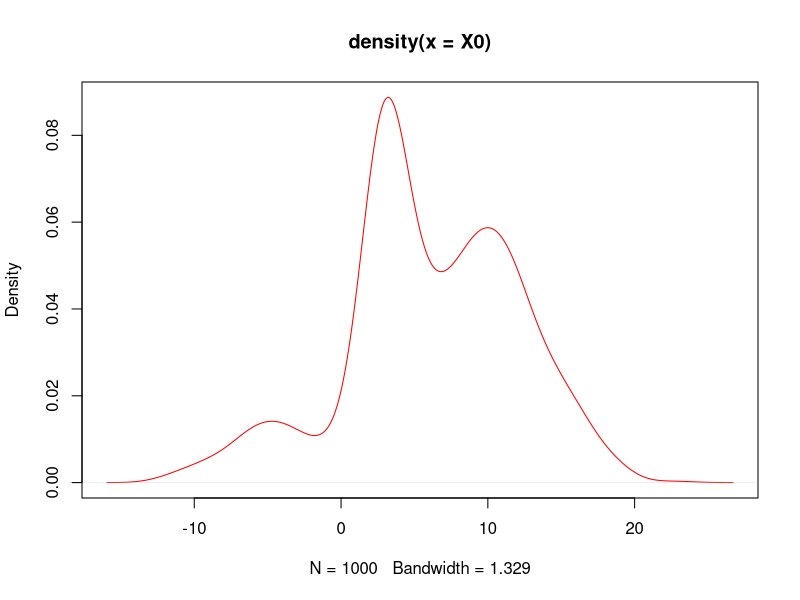

This figure's R source: (Note: this script raises an error after producing the figure.)
#####ch4 EM算法作业参考答案#####

###10-1###
#（1）有限正态混合总体估计参数#
#分析：theta=(p,mu,sigma^2)为待估参数，其中p=(p1,p2,p3)，mu=(mu1,mu2,mu3)
set.seed(101)
N<-1000
n1<-rbinom(1,size=N,prob=0.1)
n2<-rbinom(1,size=N,prob=0.3)
n3<-N-n1-n2
X1<-rnorm(n1,-5,3)
X2<-rnorm(n2,3,1)
X3<-rnorm(n3,10,4)
X0<-c(X1,X2,X3)
X0<-X0[sample(1:N)] #从X中抽取N的数字
plot(density(X0),col="red") #绘制混合正态分布的图像

EM<-function(X){
  #设定迭代的初始值
  p10<-0.1
  p20<-0.3
  p30<-0.6
  mu10<-5.2
  sigma10<-3.1
  mu20<-3.3
  sigma20<-1.2
  mu30<-9.3
  sigma30<-4.4
  para<-c(p10,p20,p30,mu10,sigma10,mu20,sigma20,mu30,sigma30)
  #设定容忍精度
  tol<-1e-8 
  para.old<-para+1
  
  for(j in 1:1000){
    vp10<-(para[1]*dnorm(X,para[4],para[5]))/(para[1]*dnorm(X,para[4],para[5])+para[2]*dnorm(X,para[6],para[7])+para[3]*dnorm(X,para[8],para[9]))
    vp20<-(para[2]*dnorm(X,para[6],para[7]))/(para[1]*dnorm(X,para[4],para[5])+para[2]*dnorm(X,para[6],para[7])+para[3]*dnorm(X,para[8],para[9]))
    vp30<-(para[3]*dnorm(X,para[8],para[9]))/(para[1]*dnorm(X,para[4],para[5])+para[2]*dnorm(X,para[6],para[7])+para[3]*dnorm(X,para[8],para[9]))
  
    phi1<-sum(vp10)
    phi2<-sum(vp20)
    phi3<-sum(vp30)
    p11<-phi1/N
    p21<-phi2/N
    p31<-phi3/N
    phix1<-sum(X*vp10)
    mu11<-phix1/phi1
    phix2<-sum(X*vp20)
    mu21<-phix2/phi2
    phix3<-sum(X*vp30)
    mu31<-phix3/phi3
    phixmu1<-sum((X-mu11)^2*vp10)
    sigma11<-sqrt(phixmu1/phi1)
    phixmu2<-sum((X-mu21)^2*vp20)
    sigma21<-sqrt(phixmu2/phi2)
    phixmu3<-sum((X-mu31)^2*vp30)
    sigma31<-sqrt(phixmu3/phi3)
    
    para<-c(p11,p21,p31,mu11,sigma11,mu21,sigma21,mu31,sigma31)
    
    if((sqrt(sum((para-para.old)^2))/sqrt(sum(para.old^2)))<tol) #判断是否达到容忍度
    {break} #如果达到容忍度，则迭代结束
    para.old<-para #如果没有达到容忍度，则继续迭代
  }
  return(list(estimate=para,iter=j,tol=tol))
}
print(list(estimate=para,iter=j,tol=tol))

#（2）利用方差估计的某个方法估计各个估计的标准差的估计#
B<-50 #设定bootstrap重复实验次数
n<-N
theta.b<-matrix(0,nrow=B,ncol=9)
theta.b[1,]<-EM(X0)$estimate
for(b in 2:B){
  Xnew<-X0[i]
  theta.b[b,]<-EM(Xnew)$estimate
}
print(theta.b)
sqrt(diag(cov(theta.b)))
#######################



####10-2####
#估计灯泡寿命的参数theta#
set.seed(101)
N<-1000
n<-600
m<-400
t<-5
r<-160
#设定样本服从theta=10的指数分布
x1<-rexp(n,1/10)
x2<-rexp(m,1/10)
x0<-c(x1,x2)
x0<-x0[sample(1:N)]
plot(density(x0))

theta0<-9
para<-theta0
tol<-1e-8
para.old<-para+1

for(j in 1:1000){
  ht<-exp(-t*para)/(1-exp(-t*para))
  theta1<-(m+n)/(sum(x1)+(m-r)*(t+1/para)+r*(1/para-t*ht))
  para<-theta1
  
  if(sqrt(sum((para-para.old)^2))/sqrt(sum(para.old^2))<tol)
  {break}
  para.old<-para
}
list(estimate=para,iter=j,tol=tol)
#######################